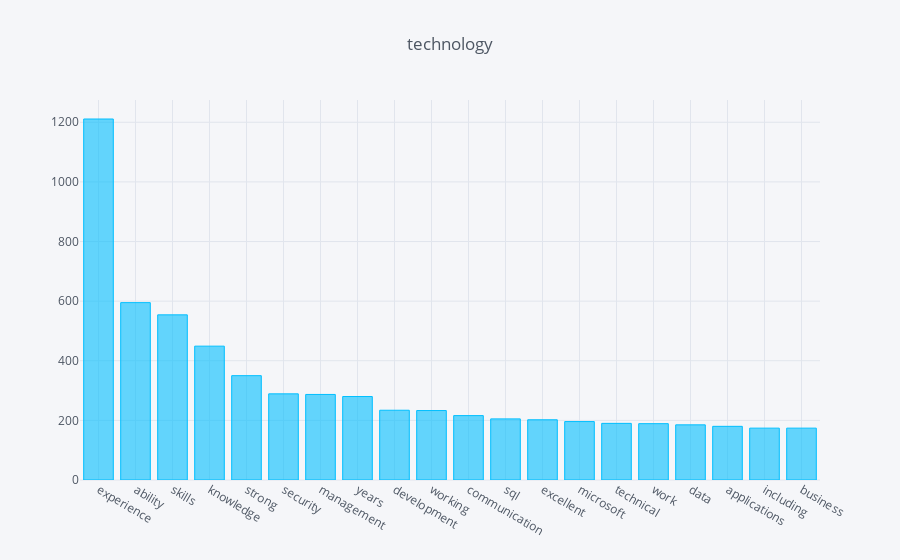

The code cell stored with this chart in its notebook:
### Code cell
preferred_skills(popular_categories.index[1]).iplot(title='technology', kind='bar', color='deepskyblue')

### Figure 1 — Plotly figure (JSON) as saved in the notebook; plotly's stock layout.template omitted (floating-point values rounded to 4 significant figures)
{"data": [{"marker": {"color": "rgba(0, 191, 255, 0.6)", "line": {"color": "rgba(0, 191, 255, 1.0)", "width": 1}}, "name": "None", "orientation": "v", "text": "", "type": "bar", "uid": "6099e346-d56c-4b8f-bfbd-fa57de66143d", "x": ["experience", "ability", "skills", "knowledge", "strong", "security", "management", "years", "development", "working", "communication", "sql", "excellent", "microsoft", "technical", "work", "data", "applications", "including", "business"], "y": [1211, 595, 554, 449, 350, 289, 287, 280, 234, 233, 216, 205, 202, 196, 190, 189, 185, 180, 174, 174]}], "layout": {"legend": {"bgcolor": "#F5F6F9", "font": {"color": "#4D5663"}}, "paper_bgcolor": "#F5F6F9", "plot_bgcolor": "#F5F6F9", "title": {"font": {"color": "#4D5663"}, "text": "technology"}, "xaxis": {"gridcolor": "#E1E5ED", "showgrid": true, "tickfont": {"color": "#4D5663"}, "title": {"font": {"color": "#4D5663"}, "text": ""}, "zerolinecolor": "#E1E5ED"}, "yaxis": {"gridcolor": "#E1E5ED", "showgrid": true, "tickfont": {"color": "#4D5663"}, "title": {"font": {"color": "#4D5663"}, "text": ""}, "zerolinecolor": "#E1E5ED"}}}
